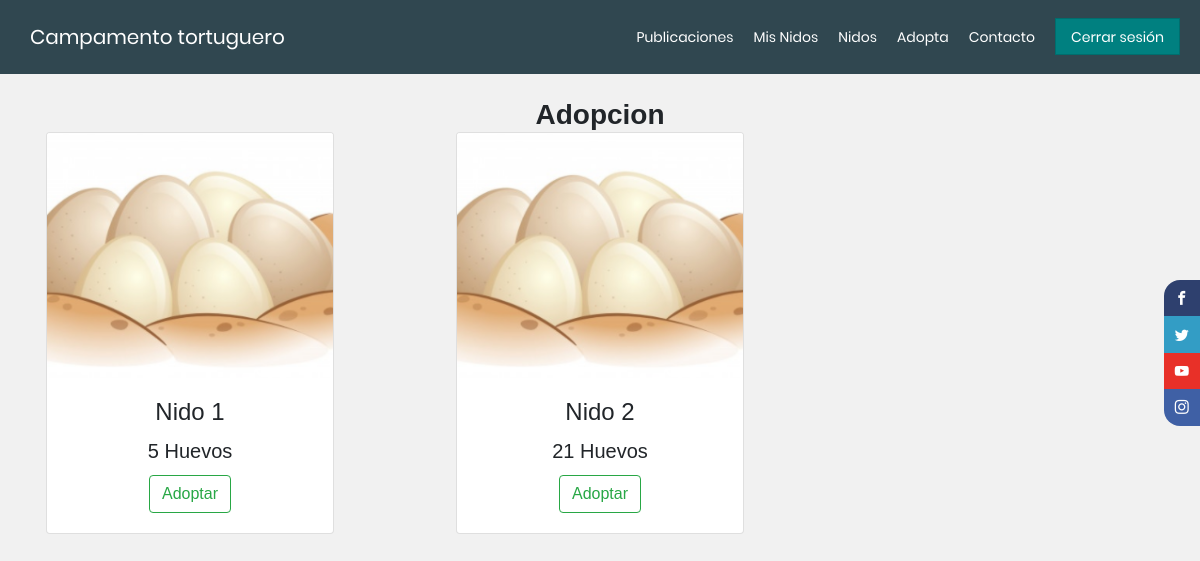
/Adoptar.php (signed in), run on an earlier commit of the app's database.
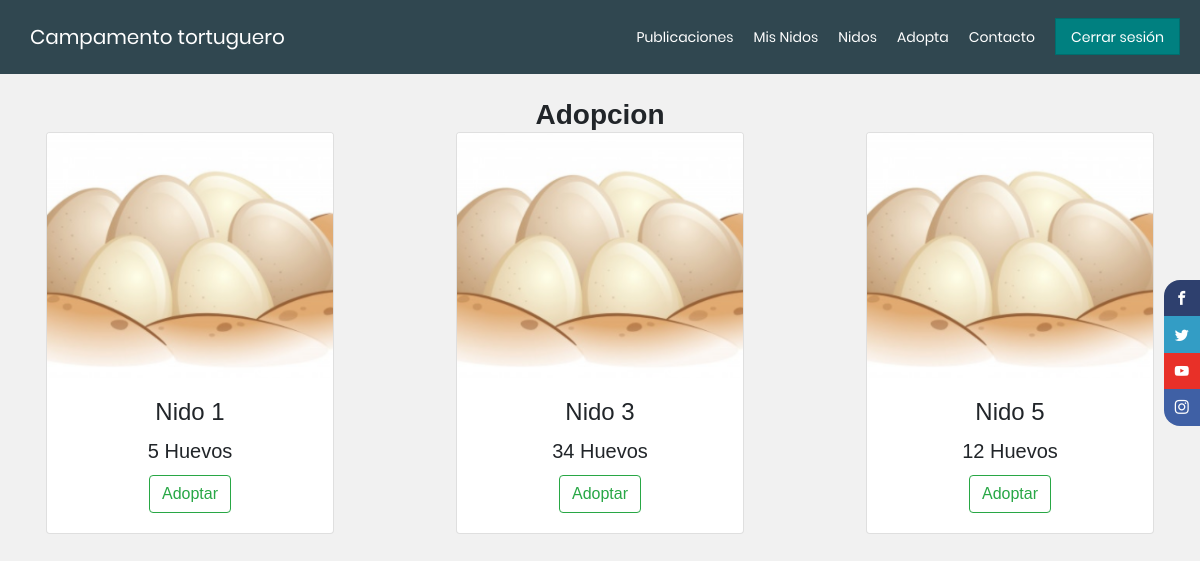
And on a later commit of the database.
### tables this page shows
CREATE TABLE IF NOT EXISTS `tnidos` (
  `Id` int(11) NOT NULL AUTO_INCREMENT,
  `Nido` varchar(50) NOT NULL,
  `Huevos` int(11) NOT NULL,
  `Adoptado` int(11) NOT NULL,
  `Adopta` varchar(50) DEFAULT NULL,
  PRIMARY KEY (`Id`),
  KEY `FK_TNidos_TCatAdoptado` (`Adoptado`),
  KEY `FK_TNidos_tusuarios` (`Adopta`),
  CONSTRAINT `FK_TNidos_TCatAdoptado` FOREIGN KEY (`Adoptado`) REFERENCES `tcatadoptado` (`Adoptado`),
  CONSTRAINT `FK_TNidos_tusuarios` FOREIGN KEY (`Adopta`) REFERENCES `tusuarios` (`Nick`)
);

### Adoptar.php (the view, shortened to what this page needs)
<!DOCTYPE html>
<html>
	<head>
		<?php
			include('php/styles.php');
		?>
	</head>
	<body>
		<div class="social-bar">
			<a href="https://www.facebook.com/alonsosurf2108/" class="icon icon-facebook" target="_blank"></a>
			<a href="https://twitter.com/DevCodela" class="icon icon-twitter" target="_blank"></a>
			<a href="https://www.youtube.com/c/devcodela" class="icon icon-youtube" target="_blank"></a>
			<a href="https://www.instagram.com/habillalcampamento/" class="icon icon-instagram" target="_blank"></a>
		</div>
		<div class="container-fluid">
			<div class="row">
				<div class="col-12 Header">
					<nav>
						<ul class="menu">
							<li class="logo"><a href="index.php">Campamento tortuguero</a></li>
							<li class="item"><a href="Publicaciones.php">Publicaciones</a></li>
							<li class="item"><a href="MisNidos.php">Mis Nidos</a></li>
							<?php
								if(isset($_SESSION['Logueado'])){
									if($_SESSION['Logueado']){
										if($_SESSION['Tipo'] == '1'){
							?>
											<li class="item"><a href="Nidos.php">Nidos</a></li>
							<?php
										}
									}
								}
							?>
							<li class="item"><a href="Adoptar.php">Adopta</a></li>
							<li class="item"><a href="Contacto.php">Contacto</a><li>
							<?php
								if(isset($_SESSION["Logueado"])){
									if($_SESSION["Logueado"]){
							?>
										<li class="item button"><a href="php/CerrarSesion.php">Cerrar sesi&oacute;n</a></li>
							<?php
									} else {
							?>
							<?php
									}
							?>
							<?php
								} else {
							?>
								<li class="item button"><a href="Inicio.php">Iniciar sesi&oacute;n</a></li>
							<?php } ?>
						</ul>
					</nav>
				</div>
			</div>
			<div class="row">
				<div class="col-12">
					<br>
				</div>
				<div class="col-12" align="center">
					<h3><b>Adopcion</b></h3>
				</div>
			</div>
			<div class="row">
				<?php
					$Conn = new ConexionClass();
					$MyConn = $Conn->Conectar();
					$Solicitud = null;
					$Consulta = "CALL `SP06ListaNidosNoAdoptados`();";
					if( !$Solicitud = $MyConn->prepare( $Consulta ) ){
						echo '{}';
					}
					if( !$Solicitud->execute() ){
						echo '{}';
					}else{
						$Resultado = $Solicitud->get_result();
						while ($Respuesta = $Resultado->fetch_assoc()) {
				?>
							<div class="col-xs-12 col-sm-12 col-md-6 col-lg-4" align="center">
								<div class="card" style="width: 18rem;">
									<img class="card-img-top" src="Imagenes/Nido.png" alt="Card image cap">
									<div class="card-body">
										<h4 class="card-title"><?php echo $Respuesta["Nido"]; ?></h4>
										<h5 class="card-title"><?php echo $Respuesta["Huevos"] . ' Huevos'; ?></h5>
										<form method="POST" action="ConfirmarAdopcion.php">
											<button type="submit" class="btn btn-outline-success">Adoptar</button>
										</form>
									</div>
								</div>
							</div>
				<?php
						}
					}
				?>
			</div>
		</div>
	</body>
</html>

What changed in the data, as far as the page shows it:
no longer on this page (row edited): tnidos: Nido "Nido 2", Huevos "21"
added tnidos: Nido "Nido 3", Huevos "34"
added tnidos: Nido "Nido 5", Huevos "12"
